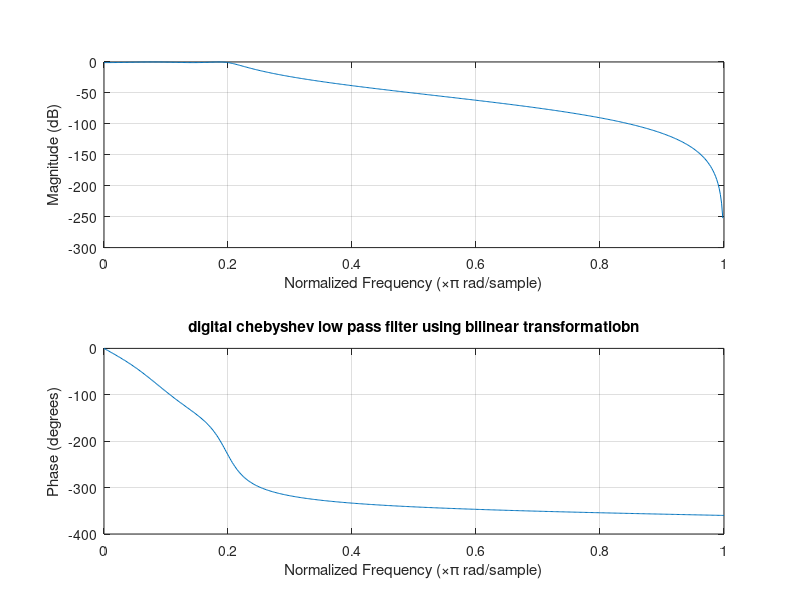

Source code (MATLAB):
%DIGITAL CHEBYSHEV LOWPASS FILTER USING BILINEAR TRANSFORMATION
clc;
ap=1;
as=15;
wp=0.2*pi;
ws=0.3*pi;
f=1;
POP=2*f*tan(wp/2);
POS=2*f*tan(ws/2);
[N,wc]=cheb1ord(POP,POS,ap,as,'s');
fprintf('the order of filter:%d\n',N);
fprintf('the cut off frequency:%d\n',wc);
[b,a]=cheby1(N,ap,wc,'low','s');
disp('the numerator term of analog filter transfer function Ha(s)');
b
disp('the denominator term of analog filter transfer function Ha(s)');
a
[bz,az]=bilinear(b,a,f);
freqz(bz,az);
title('digital chebyshev low pass filter using bilinear transformatiobn');
disp('the numerator term of digital filter transfer function H(z)');
bz
disp('the denominator term of digital filter transfer function H(z)');
az